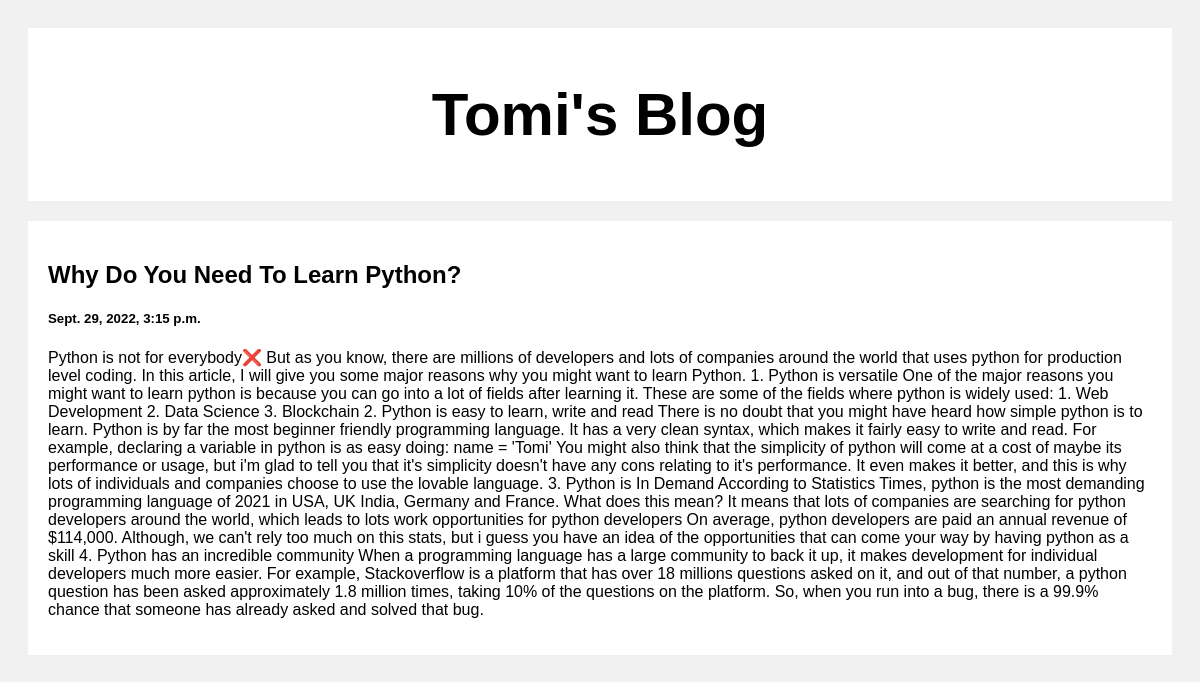
Screenshot of /post/3 with the database file from the repository.
### posts/models.py (models this page shows)
class Post(models.Model):
  title = models.CharField(max_length=100)
  body = models.CharField(max_length=100000)
  created_at = models.DateTimeField(default=datetime.now, blank=True)

### posts/views.py (the view)
# urls.py: path('post/<str:pk>', views.post, name='post')
def post(request, pk):
  post = Post.objects.get(id=pk)
  return render(request, 'post.html', {'post': post})

### templates/post.html (shortened to what this page needs)
<!DOCTYPE html>
<html>
<head>
</head>
<body>
  <div class="header">
    <a style="text-decoration: none; color: black;" href="/">
      <h2>Tomi's Blog</h2>
    </a>
  </div>
  <div class="row">
    <div class="leftcolumn">
      <div class="card">
        <h2>{{post.title}}</h2>
        <h5>{{post.created_at}}</h5>
        <p>{{post.body}}</p>
      </div>
    </div>
  </div>
</body>
</html>

### templates/post.html (style rules this page uses)
* { box-sizing: border-box; }
body { font-family: Arial; padding: 20px; background: #f1f1f1; }
.header { padding: 2px; font-size: 40px; text-align: center; background: white; }
.leftcolumn { float: left; width: 100%; }
.card { background-color: white; padding: 20px; margin-top: 20px; }
.row:after { content: ""; display: table; clear: both; }

### rows the page displays
Post: title "Why Do You Need To Learn Python?", created_at "Sept. 29, 2022, 3:15 p.m.", body "Python is not for everybody❌ But as you know, there are millions of developers and lots of companies around the world that uses python for production level coding. In this article, I will give you some major reasons why you might want to learn Python. 1. Python is versatile One of the major reasons you might want to learn python is because you can go into a lot of fields after learning it. These are some of the fields where python is widely used: 1. Web Development 2. Data Science 3. Blockchain 2. Python is easy to learn, write and read There is no doubt that you might have heard how simple python is to learn. Python is by far the most beginner friendly programming language. It has a very…"
